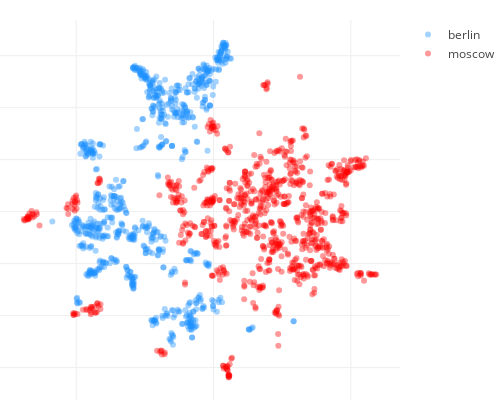

Notebook source saved alongside this figure:
### Code cell
def locations_scatter_plot(locs_x, locs_y, 
                           opposite_locs_x,opposite_locs_y,
                          locs_labels, opposite_locs_labels):
    MARKER_OPACITY = 0.4
    PLOT_HEIGHT = 400
    PLOT_WIDTH = 500
    TARGET_COLOR = 'dodgerblue'
    OPPOSITE_COLOR = 'red'
    MARGIN = dict(l=0, r=30, b=0, t=20)
    
    
    def create_scatter(x, y, colors, labels, name):
        return go.Scatter(x=x, y=y,
                          mode='markers',
                          hoverinfo='text', 
                          text=labels, name=name,
                          marker=dict(opacity=MARKER_OPACITY, 
                                       color=colors))
    
    data = [create_scatter(locs_x, locs_y, TARGET_COLOR, 
                           locs_labels, CITY),
            create_scatter(opposite_locs_x, opposite_locs_y, 
                           OPPOSITE_COLOR, opposite_locs_labels, 
                           opposite_city)]

    axis_style = dict(showticklabels=False, zeroline=False)
    layout = go.Layout(height=PLOT_HEIGHT, width=PLOT_WIDTH,
                        margin=MARGIN, hovermode='closest',
                        xaxis=axis_style, yaxis=axis_style)

    fig = go.Figure(data=data, layout=layout)

    py.iplot(fig, show_link=False)


locations_scatter_plot(np.array(visual_data[0])[indexes_target],
                       np.array(visual_data[1])[indexes_target], 
                       np.array(visual_data[0])[indexes_opposite],
                       np.array(visual_data[1])[indexes_opposite],
                       labels[indexes_target], labels[indexes_opposite])

### Figure 1 — Plotly figure (JSON) as saved in the notebook; plotly's stock layout.template omitted (floating-point values rounded to 4 significant figures; data arrays with more than 128 entries replaced by an {"elided": "..."} marker saying what was removed)
{"data": [{"hoverinfo": "text", "marker": {"color": "dodgerblue", "opacity": 0.4}, "mode": "markers", "name": "berlin", "text": {"elided": "774 str values"}, "type": "scatter", "uid": "f3e14ffa-23ac-11e9-8fbf-3c15c2cf2370", "x": {"elided": "774 float values"}, "y": {"elided": "774 float values"}}, {"hoverinfo": "text", "marker": {"color": "red", "opacity": 0.4}, "mode": "markers", "name": "moscow", "text": {"elided": "877 str values"}, "type": "scatter", "uid": "f3e15bbe-23ac-11e9-a5a4-3c15c2cf2370", "x": {"elided": "877 float values"}, "y": {"elided": "877 float values"}}], "layout": {"height": 400, "hovermode": "closest", "margin": {"b": 0, "l": 0, "r": 30, "t": 20}, "width": 500, "xaxis": {"showticklabels": false, "zeroline": false}, "yaxis": {"showticklabels": false, "zeroline": false}}}
